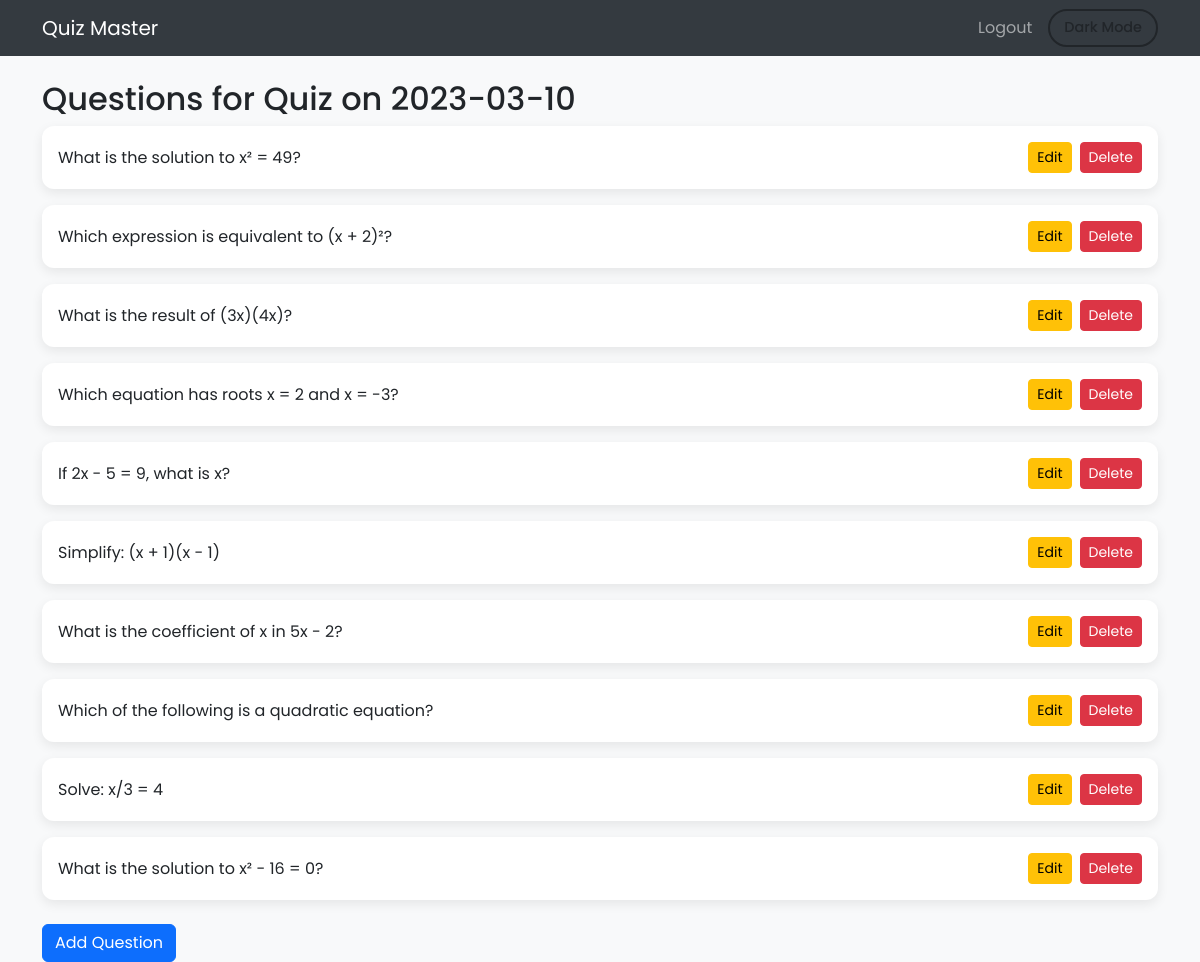
The page /quiz_questions/2 on the database its author committed.
### app.py (models this page shows)
class Quiz(db.Model):
    id = db.Column(db.Integer, primary_key=True)
    chapter_id = db.Column(db.Integer, db.ForeignKey('chapter.id'), nullable=False)
    date_of_quiz = db.Column(db.Date, nullable=False)
    time_duration = db.Column(db.String(10), nullable=False)
    remarks = db.Column(db.Text, nullable=True)

class Question(db.Model):
    id = db.Column(db.Integer, primary_key=True)
    quiz_id = db.Column(db.Integer, db.ForeignKey('quiz.id'), nullable=False)
    question_statement = db.Column(db.Text, nullable=False)
    option1 = db.Column(db.String(200), nullable=False)
    option2 = db.Column(db.String(200), nullable=False)
    option3 = db.Column(db.String(200), nullable=False)
    option4 = db.Column(db.String(200), nullable=False)
    correct_option = db.Column(db.Integer, nullable=False)

### app.py (the view)
@app.route('/quiz_questions/<int:quiz_id>')
def quiz_questions(quiz_id):
    quiz = Quiz.query.get_or_404(quiz_id)
    questions = Question.query.filter_by(quiz_id=quiz_id).all()
    return render_template('quiz_questions.html', quiz=quiz, questions=questions)

### templates/quiz_questions.html (shortened to what this page needs)
<!DOCTYPE html>
<html lang="en" class="light-theme">
<head>
  <link href="https://cdn.jsdelivr.net/npm/bootstrap@5.3.0/dist/css/bootstrap.min.css" rel="stylesheet"/>
</head>
<body>
    <nav class="navbar navbar-expand-lg navbar-dark">
        <div class="container">
          <a class="navbar-brand" href="/">Quiz Master</a>
          <div class="collapse navbar-collapse">
            <ul class="navbar-nav ms-auto align-items-center">
              <li class="nav-item"><a class="nav-link" href="/logout">Logout</a></li>
              <li class="nav-item ms-2">
                <button id="theme-toggle" class="btn btn-theme-toggle">Dark Mode</button>
              </li>
            </ul>
          </div>
        </div>
      </nav>
  <div class="container mt-4">
    <h2>Questions for Quiz on {{ quiz.date_of_quiz }}</h2>
    {% if questions %}
    <div class="row row-cols-1 g-3">
      {% for question in questions %}
      <div class="col">
        <div class="d-flex justify-content-between align-items-center p-3 question-card">
          <div>{{ question.question_statement }}</div>
          <div class="d-flex flex-wrap gap-2">
            <a href="/edit_question/{{ question.id }}" class="btn btn-warning btn-sm">Edit</a>
            <form action="/delete_question/{{ question.id }}" method="POST" class="d-inline">
              <button type="submit" class="btn btn-danger btn-sm">Delete</button>
            </form>
          </div>
        </div>
      </div>
      {% endfor %}
    </div>
    {% else %}
    <p class="mt-3">No questions added for this quiz yet.</p>
    {% endif %}
    <a href="/add_question/{{ quiz.id }}" class="btn btn-primary mt-4">Add Question</a>
  </div>
</body>
</html>

### templates/quiz_questions.html (style rules this page uses)
:root { --bg-color: #f8f9fa; --text-color: #212529; --card-bg: #ffffff; --navbar-bg: #343a40; --input-bg: rgba(255, 255, 255, 0.6); --input-text: #262b30; --box-shadow: 0 4px 12px rgba(0, 0, 0, 0.08); }
body { background-color: var(--bg-color); color: var(--text-color); transition: background-color 0.4s ease, color 0.4s ease; font-family: 'Poppins', sans-serif; }
.navbar { background-color: var(--navbar-bg) !important; }
h2 { color: var(--text-color); }
.btn-theme-toggle { display: flex; align-items: center; gap: 0.4rem; border: 2px solid var(--text-color); color: var(--text-color); background-color: transparent; border-radius: 999px; padding: 6px 14px; font-size: 0.9rem; font-weight: 500; transition: background-color 0.3s ease, color 0.3s ease, border-color 0.3s ease; }
.question-card { background-color: var(--card-bg); color: var(--text-color); border-radius: 0.75rem; box-shadow: var(--box-shadow); transition: background-color 0.3s ease, color 0.3s ease, box-shadow 0.3s ease; }

### rows shown on the page
Quiz: date_of_quiz "2023-03-10"
Question: question_statement "What is the solution to x² = 49?"
Question: question_statement "Which expression is equivalent to (x + 2)²?"
Question: question_statement "What is the result of (3x)(4x)?"
Question: question_statement "Which equation has roots x = 2 and x = -3?"
Question: question_statement "If 2x - 5 = 9, what is x?"
Question: question_statement "Simplify: (x + 1)(x - 1)"
Question: question_statement "What is the coefficient of x in 5x - 2?"
Question: question_statement "Which of the following is a quadratic equation?"
Question: question_statement "Solve: x/3 = 4"
Question: question_statement "What is the solution to x² - 16 = 0?"
